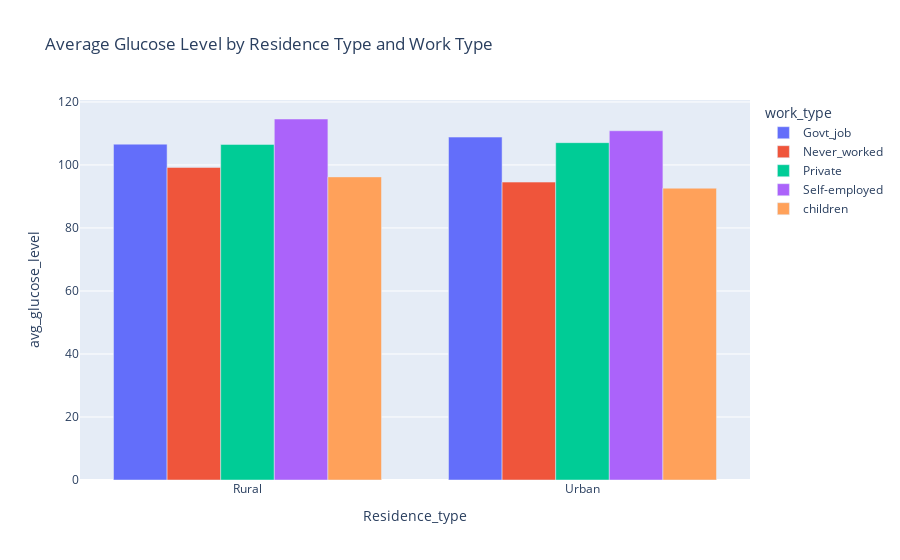

The notebook cell saved with this chart:
### Markdown cell above
## 2. Average Glucose Level by Residence Type (with Drill-Down)
Stakeholders can drill down by work type or age group to see if urban/rural differences persist across segments.

### Code cell
glucose_by_res = df.groupby(['Residence_type', 'work_type'])['avg_glucose_level'].mean().reset_index()
fig2 = px.bar(glucose_by_res, x='Residence_type', y='avg_glucose_level', color='work_type', barmode='group',
              title='Average Glucose Level by Residence Type and Work Type')
fig2.show()

### Figure 1 — Plotly figure (JSON) as saved in the notebook; plotly's stock layout.template omitted (floating-point values rounded to 4 significant figures)
{"data": [{"alignmentgroup": "True", "hovertemplate": "work_type=Govt_job<br>Residence_type=%{x}<br>avg_glucose_level=%{y}<extra></extra>", "legendgroup": "Govt_job", "marker": {"color": "#636efa", "pattern": {"shape": ""}}, "name": "Govt_job", "offsetgroup": "Govt_job", "orientation": "v", "showlegend": true, "textposition": "auto", "type": "bar", "x": ["Rural", "Urban"], "xaxis": "x", "y": [106.6, 108.8], "yaxis": "y"}, {"alignmentgroup": "True", "hovertemplate": "work_type=Never_worked<br>Residence_type=%{x}<br>avg_glucose_level=%{y}<extra></extra>", "legendgroup": "Never_worked", "marker": {"color": "#EF553B", "pattern": {"shape": ""}}, "name": "Never_worked", "offsetgroup": "Never_worked", "orientation": "v", "showlegend": true, "textposition": "auto", "type": "bar", "x": ["Rural", "Urban"], "xaxis": "x", "y": [99.23, 94.56], "yaxis": "y"}, {"alignmentgroup": "True", "hovertemplate": "work_type=Private<br>Residence_type=%{x}<br>avg_glucose_level=%{y}<extra></extra>", "legendgroup": "Private", "marker": {"color": "#00cc96", "pattern": {"shape": ""}}, "name": "Private", "offsetgroup": "Private", "orientation": "v", "showlegend": true, "textposition": "auto", "type": "bar", "x": ["Rural", "Urban"], "xaxis": "x", "y": [106.5, 107.1], "yaxis": "y"}, {"alignmentgroup": "True", "hovertemplate": "work_type=Self-employed<br>Residence_type=%{x}<br>avg_glucose_level=%{y}<extra></extra>", "legendgroup": "Self-employed", "marker": {"color": "#ab63fa", "pattern": {"shape": ""}}, "name": "Self-employed", "offsetgroup": "Self-employed", "orientation": "v", "showlegend": true, "textposition": "auto", "type": "bar", "x": ["Rural", "Urban"], "xaxis": "x", "y": [114.6, 110.9], "yaxis": "y"}, {"alignmentgroup": "True", "hovertemplate": "work_type=children<br>Residence_type=%{x}<br>avg_glucose_level=%{y}<extra></extra>", "legendgroup": "children", "marker": {"color": "#FFA15A", "pattern": {"shape": ""}}, "name": "children", "offsetgroup": "children", "orientation": "v", "showlegend": true, "textposition": "auto", "type": "bar", "x": ["Rural", "Urban"], "xaxis": "x", "y": [96.21, 92.63], "yaxis": "y"}], "layout": {"barmode": "group", "legend": {"title": {"text": "work_type"}, "tracegroupgap": 0}, "title": {"text": "Average Glucose Level by Residence Type and Work Type"}, "xaxis": {"anchor": "y", "domain": [0, 1], "title": {"text": "Residence_type"}}, "yaxis": {"anchor": "x", "domain": [0, 1], "title": {"text": "avg_glucose_level"}}}}
